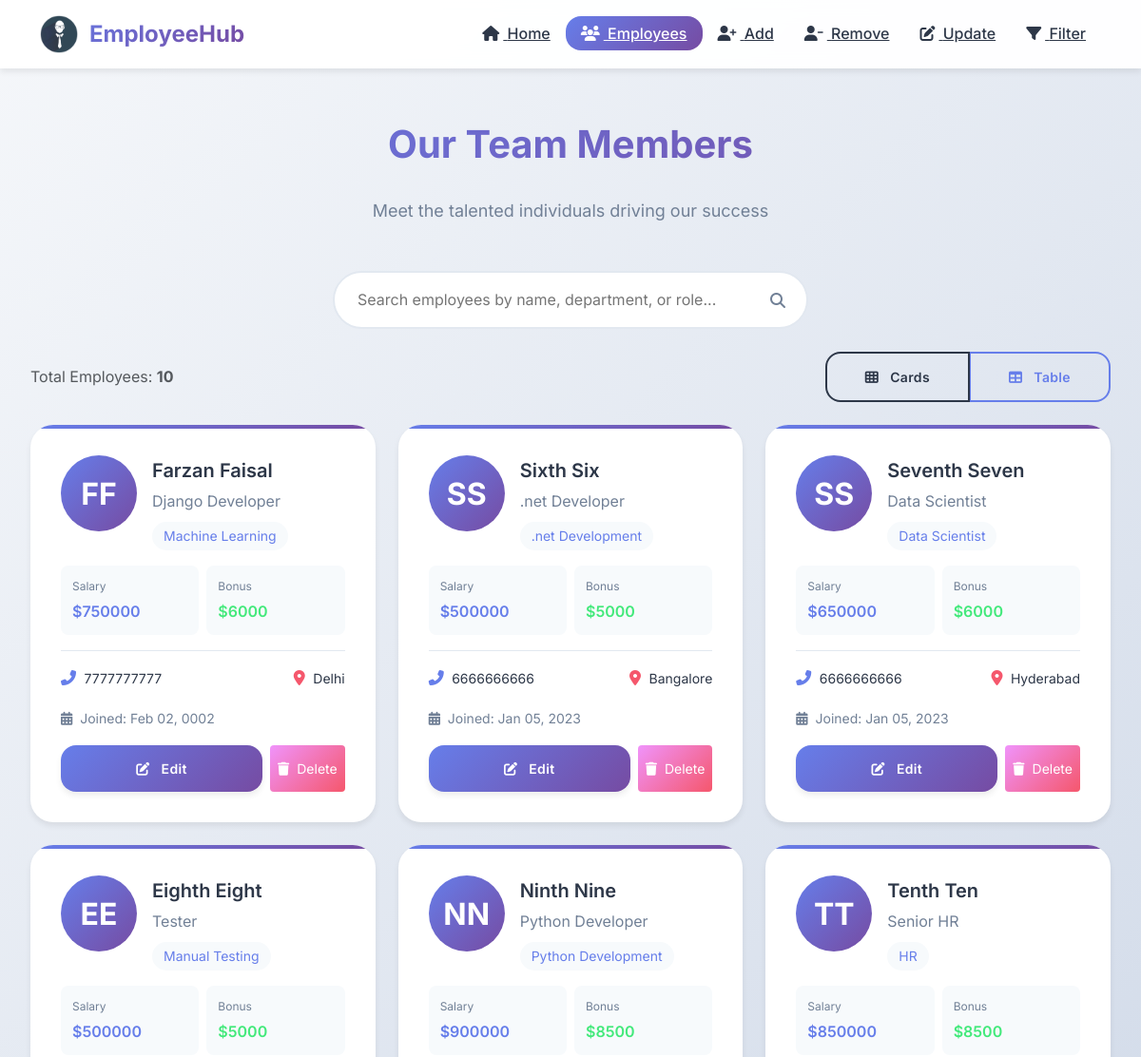
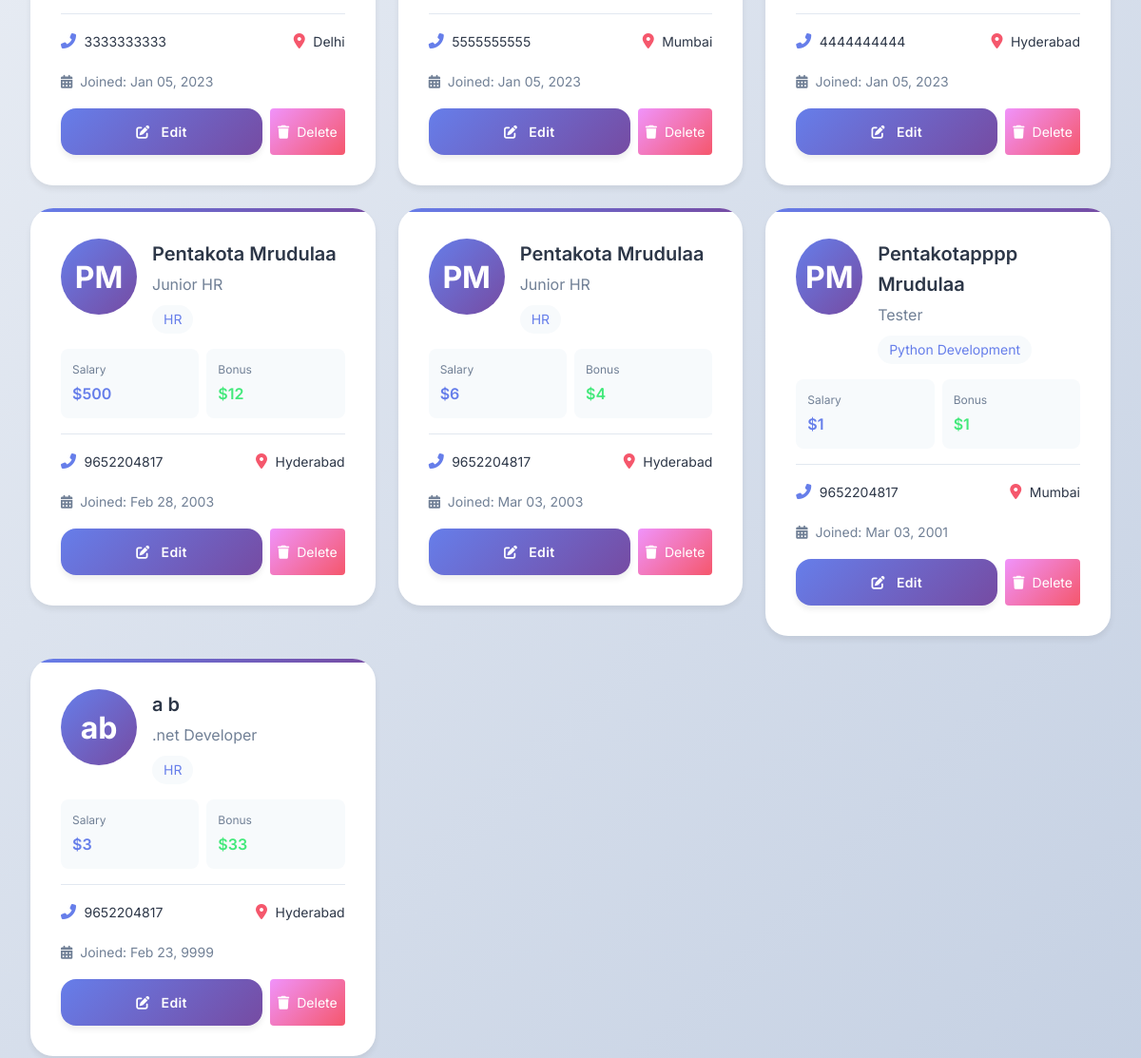
The page /all-emp (upper part) on the database as committed earlier (2 pictures, top to bottom).
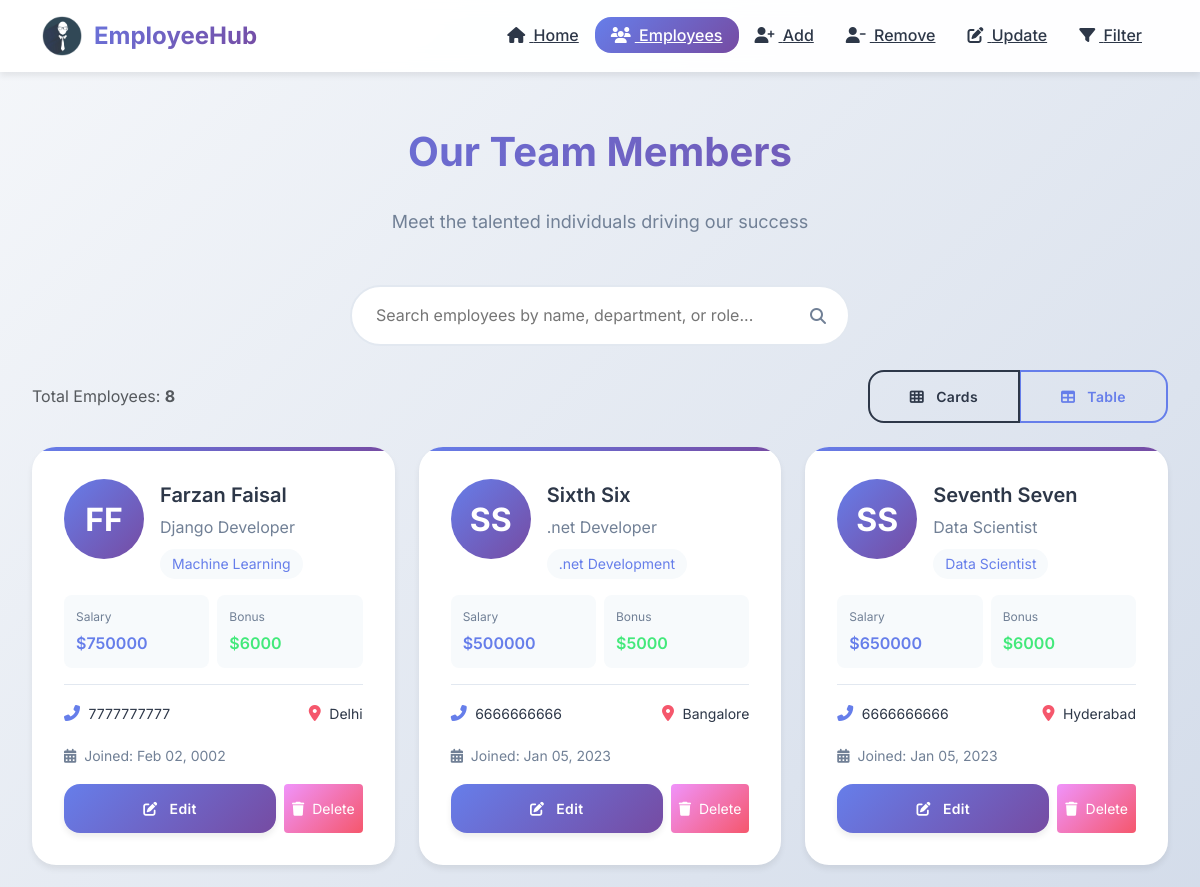
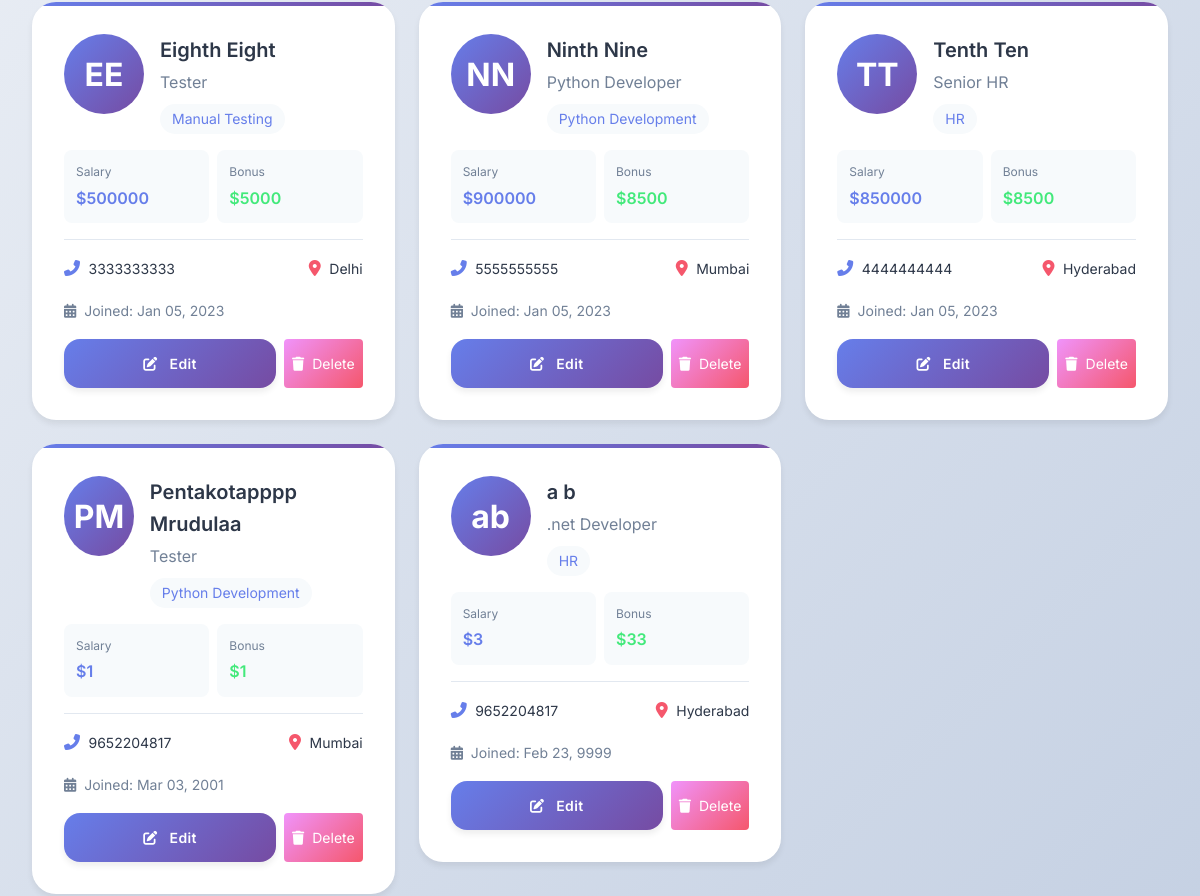
The same page on the database as committed later (2 pictures, top to bottom).
### emp_app/models.py (models this page shows, shortened)
class Employee(models.Model):
    emp_id = models.AutoField(primary_key=True)
    first_name = models.CharField(max_length=50, null=False)
    last_name = models.CharField(max_length=50)
    dept = models.ForeignKey(Department, on_delete=models.CASCADE)
    salary = models.IntegerField(default=0)
    bonus = models.IntegerField(default=0)
    role = models.ForeignKey(Role, on_delete=models.CASCADE)
    phone_num = models.IntegerField(default=0)
    hire_date = models.DateField()

class Role(models.Model):
    name = models.CharField(max_length=50, null=False)

class Department(models.Model):
    name = models.CharField(max_length=50, null=False)
    location = models.CharField(max_length=100)

### emp_app/views.py (the view)
# urls.py: path('all-emp', views.allEmp, name='all-emp'),
def allEmp(request):
    emps = Employee.objects.all()
    context = {
        'emps' : emps
    }
    return render(request, 'all_emp.html', context)

### emp_app/templates/all_emp.html (shortened to what the changed rows need)
{% load static %}
<!DOCTYPE html>
<html lang="en">
<head>
    <link href="https://cdn.jsdelivr.net/npm/bootstrap@5.3.0/dist/css/bootstrap.min.css" rel="stylesheet">
    <link rel="stylesheet" href="https://cdnjs.cloudflare.com/ajax/libs/font-awesome/6.4.0/css/all.min.css">
    <link rel="stylesheet" href="{% static 'emp_app/css/main.css' %}">
</head>
<body>
    <section class="page-container mt-4">
        <div class="text-center mb-4">
            <h1 class="section-title">Our Team Members</h1>
        </div>
        <div class="d-flex justify-content-between align-items-center mb-4">
            <div>
                <span class="text-muted">Total Employees: <strong>{{ emps|length }}</strong></span>
            </div>
        </div>
        <div id="cardViewContainer">
            <div class="row g-4">
                {% for emp in emps %}
                <div class="col-lg-4 col-md-6 searchable-item" data-search="{{ emp.first_name|lower }} {{ emp.last_name|lower }} {{ emp.dept.name|lower }} {{ emp.role.name|lower }}">
                    <div class="employee-card">
                        <div class="d-flex align-items-start mb-3">
                            <div class="employee-avatar me-3">
                                {{ emp.first_name|first }}{{ emp.last_name|first }}
                            </div>
                            <div class="flex-grow-1">
                                <div class="employee-name">{{ emp.first_name }} {{ emp.last_name }}</div>
                                <div class="employee-role">{{ emp.role.name }}</div>
                                <span class="employee-dept">{{ emp.dept.name }}</span>
                            </div>
                        </div>
                        <div class="row g-2 mb-3">
                            <div class="col-6">
                                <div style="background: #f7fafc; padding: 0.75rem; border-radius: 0.5rem;">
                                    <div style="font-size: 0.75rem; color: #718096; margin-bottom: 0.25rem;">Salary</div>
                                    <div style="font-weight: 600; color: #667eea;">${{ emp.salary|floatformat:0 }}</div>
                                </div>
                            </div>
                            <div class="col-6">
                                <div style="background: #f7fafc; padding: 0.75rem; border-radius: 0.5rem;">
                                    <div style="font-size: 0.75rem; color: #718096; margin-bottom: 0.25rem;">Bonus</div>
                                    <div style="font-weight: 600; color: #43e97b;">${{ emp.bonus|floatformat:0 }}</div>
                                </div>
                            </div>
                        </div>
                        <div class="d-flex justify-content-between align-items-center pt-3" style="border-top: 1px solid #e2e8f0;">
                            <div>
                                <i class="fas fa-phone-alt me-1" style="color: #667eea;"></i>
                                <span style="font-size: 0.875rem;">{{ emp.phone_num }}</span>
                            </div>
                            <div>
                                <i class="fas fa-map-marker-alt me-1" style="color: #f5576c;"></i>
                                <span style="font-size: 0.875rem;">{{ emp.dept.location }}</span>
                            </div>
                        </div>
                        <div class="mt-3">
                            <small style="color: #718096;">
                                <i class="fas fa-calendar-alt me-1"></i>
                                Joined: {{ emp.hire_date|date:"M d, Y" }}
                            </small>
                        </div>
                        <div class="mt-3 d-flex gap-2">
                            <a href="{% url 'update_emp' emp.emp_id %}" class="btn btn-sm btn-gradient flex-grow-1">
                                <i class="fas fa-edit me-1"></i> Edit
                            </a>
                            <button onclick="confirmDelete({{ emp.emp_id }}, '{{ emp.first_name }} {{ emp.last_name }}')" class="btn btn-sm" style="background: linear-gradient(135deg, #f093fb 0%, #f5576c 100%); color: white; border: none;">
                                <i class="fas fa-trash me-1"></i> Delete
                            </button>
                        </div>
                    </div>
                </div>
                {% endfor %}
            </div>
        </div>
    </section>
</body>
</html>

Rows that differ between the two databases and show on the page:
removed Employee: first_name|first "P", last_name|first "M", first_name "Pentakota", last_name "Mrudulaa", role.name "Junior HR", dept.name "HR", salary "500", bonus "12", phone_num "9652204817", dept.location "Hyderabad", hire_date "Feb 28, 2003"
removed Employee: first_name|first "P", last_name|first "M", first_name "Pentakota", last_name "Mrudulaa", role.name "Junior HR", dept.name "HR", salary "6", bonus "4", phone_num "9652204817", dept.location "Hyderabad", hire_date "Mar 03, 2003"
Other text that changed with them:
{{ emps|length }}: "10" → "8"
